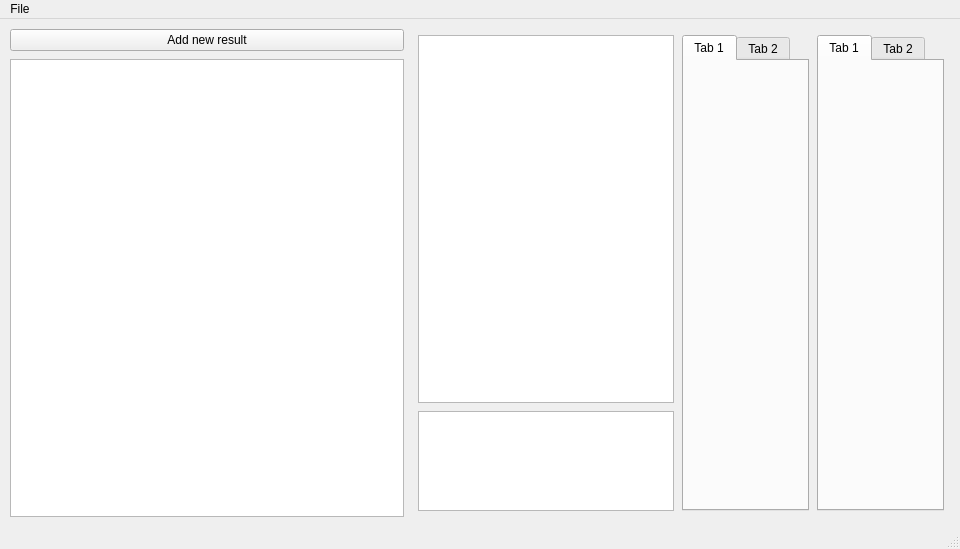
<?xml version="1.0" encoding="UTF-8"?>
<ui version="4.0">
 <class>main</class>
 <widget class="QMainWindow" name="main">
  <property name="geometry">
   <rect>
    <x>0</x>
    <y>0</y>
    <width>960</width>
    <height>549</height>
   </rect>
  </property>
  <property name="sizePolicy">
   <sizepolicy hsizetype="Expanding" vsizetype="Expanding">
    <horstretch>0</horstretch>
    <verstretch>0</verstretch>
   </sizepolicy>
  </property>
  <property name="mouseTracking">
   <bool>false</bool>
  </property>
  <property name="windowTitle">
   <string>MainWindow</string>
  </property>
  <property name="toolButtonStyle">
   <enum>Qt::ToolButtonIconOnly</enum>
  </property>
  <widget class="QWidget" name="centralwidget">
   <layout class="QHBoxLayout" name="horizontalLayout_2">
    <property name="spacing">
     <number>8</number>
    </property>
    <property name="leftMargin">
     <number>10</number>
    </property>
    <property name="topMargin">
     <number>10</number>
    </property>
    <property name="rightMargin">
     <number>10</number>
    </property>
    <property name="bottomMargin">
     <number>10</number>
    </property>
    <item>
     <layout class="QVBoxLayout" name="verticalLayout">
      <property name="spacing">
       <number>8</number>
      </property>
      <item>
       <widget class="QPushButton" name="addNewResultButton">
        <property name="text">
         <string>Add new result</string>
        </property>
       </widget>
      </item>
      <item>
       <widget class="QTableView" name="dataTableView">
        <property name="sizePolicy">
         <sizepolicy hsizetype="Expanding" vsizetype="Expanding">
          <horstretch>0</horstretch>
          <verstretch>0</verstretch>
         </sizepolicy>
        </property>
        <property name="editTriggers">
         <set>QAbstractItemView::AnyKeyPressed|QAbstractItemView::DoubleClicked|QAbstractItemView::SelectedClicked</set>
        </property>
        <attribute name="horizontalHeaderMinimumSectionSize">
         <number>30</number>
        </attribute>
        <attribute name="verticalHeaderMinimumSectionSize">
         <number>20</number>
        </attribute>
       </widget>
      </item>
     </layout>
    </item>
    <item>
     <layout class="QHBoxLayout" name="statsLayout">
      <property name="spacing">
       <number>8</number>
      </property>
      <property name="leftMargin">
       <number>6</number>
      </property>
      <property name="topMargin">
       <number>6</number>
      </property>
      <property name="rightMargin">
       <number>6</number>
      </property>
      <property name="bottomMargin">
       <number>6</number>
      </property>
      <item>
       <layout class="QVBoxLayout" name="h2hFeedbackLayout">
        <item>
         <widget class="QTableView" name="h2hTableView"/>
        </item>
        <item>
         <widget class="QTextEdit" name="debugText">
          <property name="maximumSize">
           <size>
            <width>16777215</width>
            <height>100</height>
           </size>
          </property>
          <property name="readOnly">
           <bool>true</bool>
          </property>
          <property name="overwriteMode">
           <bool>true</bool>
          </property>
         </widget>
        </item>
       </layout>
      </item>
      <item>
       <widget class="QTabWidget" name="tabWidgetH2H">
        <widget class="QWidget" name="tab_3">
         <attribute name="title">
          <string>Tab 1</string>
         </attribute>
        </widget>
        <widget class="QWidget" name="tab_4">
         <attribute name="title">
          <string>Tab 2</string>
         </attribute>
        </widget>
       </widget>
      </item>
      <item>
       <widget class="QTabWidget" name="tabWidgetStats">
        <property name="currentIndex">
         <number>0</number>
        </property>
        <widget class="QWidget" name="tab">
         <attribute name="title">
          <string>Tab 1</string>
         </attribute>
        </widget>
        <widget class="QWidget" name="tab_2">
         <attribute name="title">
          <string>Tab 2</string>
         </attribute>
        </widget>
       </widget>
      </item>
     </layout>
    </item>
   </layout>
  </widget>
  <widget class="QMenuBar" name="menubar">
   <property name="geometry">
    <rect>
     <x>0</x>
     <y>0</y>
     <width>960</width>
     <height>21</height>
    </rect>
   </property>
   <widget class="QMenu" name="fileMenu">
    <property name="title">
     <string>File</string>
    </property>
    <addaction name="newXL"/>
    <addaction name="openXL"/>
    <addaction name="saveXL"/>
    <addaction name="saveAsXL"/>
   </widget>
   <addaction name="fileMenu"/>
  </widget>
  <widget class="QStatusBar" name="statusbar"/>
  <action name="openXL">
   <property name="text">
    <string>Open</string>
   </property>
  </action>
  <action name="newXL">
   <property name="text">
    <string>New</string>
   </property>
  </action>
  <action name="saveAsXL">
   <property name="text">
    <string>Save as ...</string>
   </property>
  </action>
  <action name="saveXL">
   <property name="text">
    <string>Save</string>
   </property>
  </action>
 </widget>
 <resources/>
 <connections/>
</ui>
